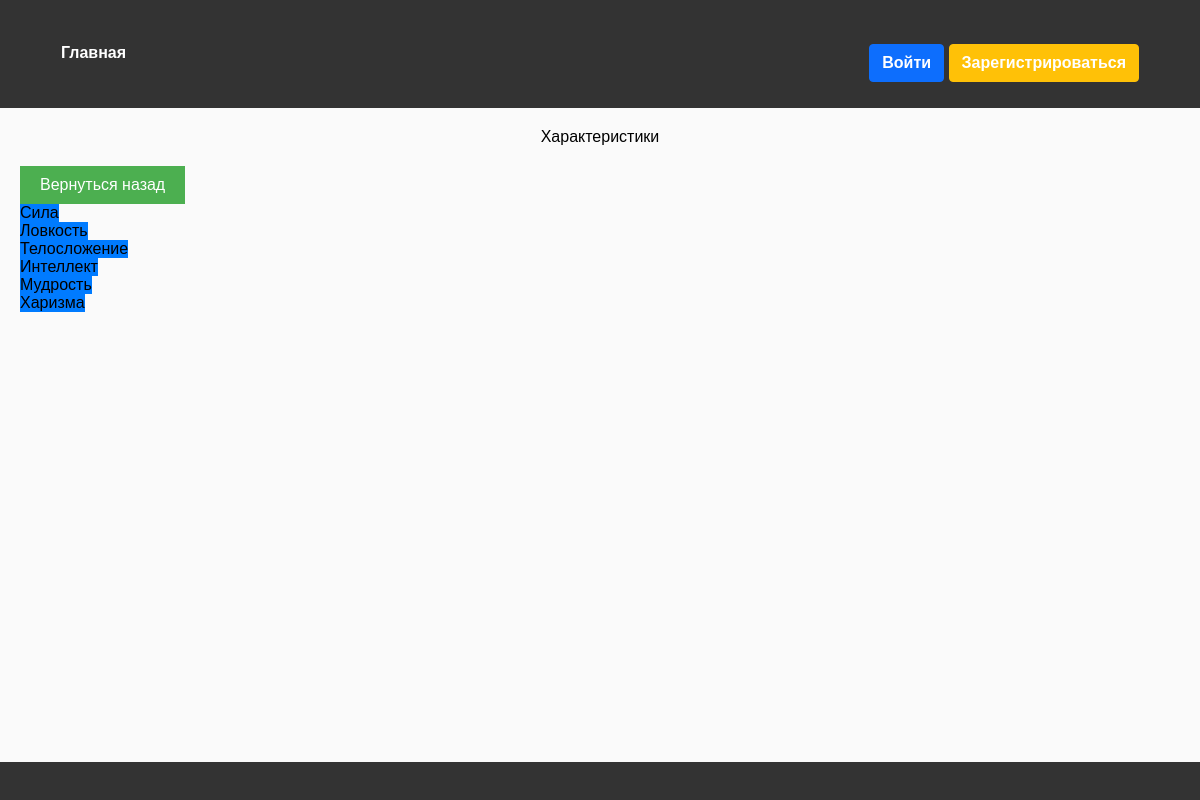
Screenshot of /VeiwCharacteristices with the database file from the repository.
### functions/Classes.py (models this page shows)
class Characteristices(db.Model):
    __tablename__ = 'Characteristices'
    id                   = db.Column(db.Integer, primary_key=True)
    Name                 = db.Column(db.String(300), nullable=False, unique=True)
    Discription          = db.Column(db.Text, nullable=True)
    imageName = db.Column(db.String(300), nullable=True)
    image = db.Column(db.LargeBinary, nullable=True)
    Skill                = db.relationship('Skills'        , secondary=Characteristices_Skills
                                           , backref=db.backref("CharacteristicesSkills", cascade='all,delete', single_parent=True, passive_deletes=True)
                                           , cascade='all,delete', single_parent=True)

### app.py (the view)
@app.route("/VeiwCharacteristices", methods=['GET', 'POST'])
def VeiwCharacteristices():
    characteristices = Characteristices.query.all()
    if request.method == 'POST':
        Date_id = request.form.get('Date_id')
        return OpenVeiwPost(['Characteristices', Date_id])
    return render_template("VeiwElementPage.html", Dates=characteristices
                           , VeiwAtributes='VeiwCharacteristices', TitlePage='Характеристики', show_back_button=True)

### templates/VeiwElementPage.html (shortened to what this page needs)
{% extends "base.html" %}
{% block content %}
<h1>{{ TitlePage }}</h1>
{% if show_back_button %}
<button id="back-button">Вернуться назад</button>
{% endif %}
{% for Date in Dates %}
<form method="POST"  id="Edit{{ TableName }}Form{{ Date.id }}" action="{{ TableName }}">
	<button>{{ Date.Name }}</button>
</form>
{% endfor %}
{% endblock %}

### templates/Base.html (shortened to what this page needs)
<!doctype html>
<html lang="en">
   <head>
      <link rel="stylesheet" href="{{ url_for('static', filename='css/main.css') }}">
   </head>
   <body>
   <header class="p-3 text-bg-dark">
      <div class="container">
      {% include 'Menu.html' %}
      </div>
   </header>
   <div class="content container">
       {% block content %} {% endblock %}
   </div>
   <footer>
   </footer>
   </body>
</html>

### templates/Menu.html (shortened to what this page needs)
﻿<div class="container nav-menu" bis_skin_checked="1">
    <ul class="menu-list">
        <li class="nav-item"><a href="{{ url_for('Index') }}">Главная</a></li>
        <li class="nav-item login">
            {% if current_user.is_authenticated %}
            <a href="/Logout">Выйти</a>
            {% else %}
            <a href="LoginUsers#login" id="login-link" class="btn btn-primary">Войти</a>
            {% endif %}
            {% if not current_user.is_authenticated %}
            <a href="LoginUsers#register" id="signup-link" class="btn btn-warning">Зарегистрироваться</a>
            {% endif %}
        </li>
    </ul>
</div>

### static/css/forms.css (style rules this page uses)
h1 { text-align: center; margin-bottom: 20px; }

### static/css/links_and_buttons.css (style rules this page uses)
a { text-decoration: underline; color: blue; cursor: pointer; }
button { padding: 10px 20px; background-color: #007bff; color: white; border: none; cursor: pointer; font-size: 16px; }
#back-button { margin-top: 20px; padding: 10px 20px; background-color: #4CAF50; color: white; border: none; cursor: pointer; }

### static/css/media-queries.css (style rules this page uses)
@media screen and (min-width: 1200px) { body { font-size: 16px; } }
@media screen and (min-width: 1200px) { button { padding: 12px 24px; } }
@media screen and (min-width: 1200px) { h1 { font-size: 32px; } }

### static/css/structure.css (style rules this page uses)
html, body { height: 100%; margin: 0; padding: 0; }
body { display: grid; grid-template-rows: auto 1fr auto; min-height: 100vh; }
header, main, footer { width: 100%; }
header { background-color: #333; color: white; padding: 10px 0; }
footer { background-color: #333; color: white; padding: 10px 0; text-align: center; }
.container { width: 100%; max-width: 1200px; margin: 0 auto; padding: 0 15px; }
.content { padding: 20px; }
footer { background-color: #333; color: white; padding: 10px; text-align: center; }
.nav-menu ul.menu-list { list-style-type: none; display: flex; justify-content: space-between; background-color: #333; padding: 0; margin: 0; }
.nav-menu ul.menu-list li.nav-item { display: inline-block; padding: 10px 15px; }
.nav-menu ul.menu-list li.nav-item a { color: white; text-decoration: none; font-weight: bold; }

### rows the page displays
Characteristices: Name "Сила"
Characteristices: Name "Ловкость"
Characteristices: Name "Телосложение"
Characteristices: Name "Интеллект"
Characteristices: Name "Мудрость"
Characteristices: Name "Харизма"

### other values shown
{{ TitlePage }} "Характеристики"
